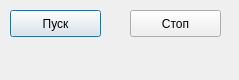
<?xml version="1.0" encoding="UTF-8"?>
<ui version="4.0">
 <class>MainUI</class>
 <widget class="QDialog" name="MainUI">
  <property name="geometry">
   <rect>
    <x>0</x>
    <y>0</y>
    <width>239</width>
    <height>80</height>
   </rect>
  </property>
  <property name="windowTitle">
   <string>Dialog</string>
  </property>
  <widget class="QPushButton" name="m_start">
   <property name="geometry">
    <rect>
     <x>10</x>
     <y>10</y>
     <width>91</width>
     <height>27</height>
    </rect>
   </property>
   <property name="text">
    <string>Пуск</string>
   </property>
  </widget>
  <widget class="QPushButton" name="m_stop">
   <property name="geometry">
    <rect>
     <x>130</x>
     <y>10</y>
     <width>91</width>
     <height>27</height>
    </rect>
   </property>
   <property name="text">
    <string>Стоп</string>
   </property>
  </widget>
  <widget class="Counter" name="m_counter" native="true">
   <property name="geometry">
    <rect>
     <x>50</x>
     <y>50</y>
     <width>120</width>
     <height>20</height>
    </rect>
   </property>
  </widget>
 </widget>
 <customwidgets>
  <customwidget>
   <class>Counter</class>
   <extends>QWidget</extends>
   <header>counter.h</header>
   <container>1</container>
  </customwidget>
 </customwidgets>
 <resources/>
 <connections/>
</ui>
